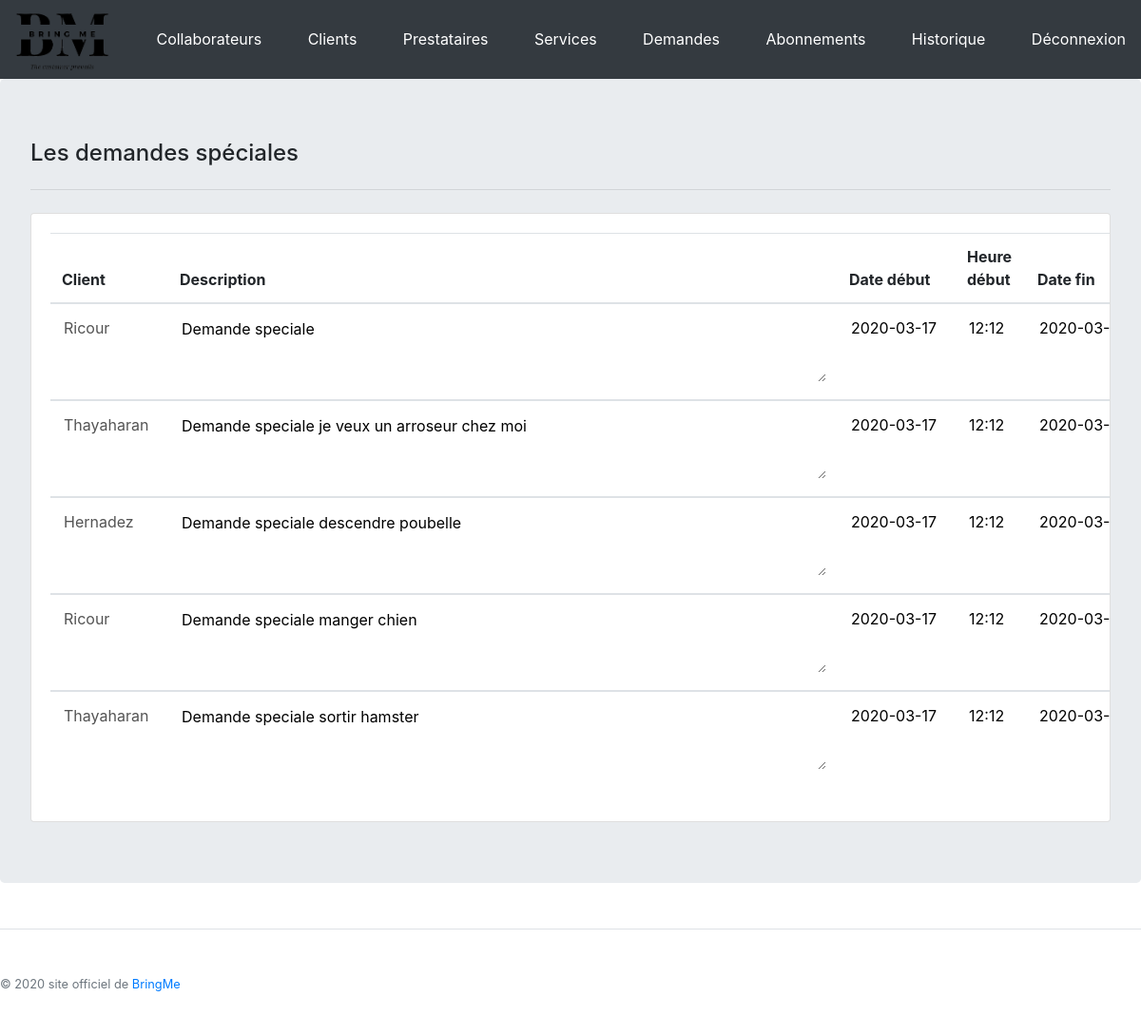
/back/request.php (signed in), run on the app's committed database.
### tables this page shows
CREATE TABLE IF NOT EXISTS `DELIVERY` (
  `idDelivery` INT AUTO_INCREMENT,
  `deliveryDateStart` DATE,
  `deliveryDateEnd` DATE,
  `deliveryHourStart` TIME,
  `deliveryState` INT,
  `deliveryRate` INT,
  `idService` INT,
  `idProvider` INT,
  `idBill` INT,
  `deliveryHourEnd` TIME,
  PRIMARY KEY (`idDelivery`),
  INDEX `PROVISION_SERVICE_FK` (`idService` ASC),
  INDEX `PROVISION_PROVIDER_FK` (`idProvider` ASC),
  INDEX `PROVISION_BILL_FK` (`idBill` ASC),
  CONSTRAINT `PROVISION_SERVICE_FK`
    FOREIGN KEY (`idService`)
    REFERENCES `SERVICE` (`idService`)
    ON DELETE CASCADE,
  CONSTRAINT `PROVISION_PROVIDER_FK`
    FOREIGN KEY (`idProvider`)
    REFERENCES `PROVIDER` (`idProvider`)
    ON DELETE CASCADE,
  CONSTRAINT `PROVISION_BILL_FK`
    FOREIGN KEY (`idBill`)
    REFERENCES `BILL` (`idBill`)
    ON DELETE CASCADE);

CREATE TABLE IF NOT EXISTS `USER` (
  `idUser` INT AUTO_INCREMENT,
  `userEmail` VARCHAR(50) NOT NULL,
  `userPassword` VARCHAR(255) NOT NULL,
  `userFirstName` VARCHAR(50),
  `userLastName` VARCHAR(50),
  `userBirth` DATE,
  `userAddress` VARCHAR(250),
  `userIdCity` INT,
  `userPhone` VARCHAR(20),
  `userPrivilege` INT,
  `userIp` VARCHAR(50),
  `userAgent` VARCHAR(500),
  `userAnnulation` INT,
  `state` TINYINT(1),
  `idSubscription` INT,
  `subStart` DATE,
  `subEnd` DATE,
  `subHourLeft` FLOAT,
  `userGuid` char(36),
  PRIMARY KEY (`idUser`),
  INDEX `fk_USER_SUBSCRIPTION1_idx` (`idSubscription` ASC),
  CONSTRAINT `fk_USER_SUBSCRIPTION1`
    FOREIGN KEY (`idSubscription`)
    REFERENCES `SUBSCRIPTION` (`idSub`)
    ON DELETE NO ACTION
    ON UPDATE NO ACTION,
  INDEX `USER_CITY_FK` (`userIdCity` ASC),
  CONSTRAINT `USER_CITY_FK`
      FOREIGN KEY (`userIdCity`)
      REFERENCES `CITY` (`idCity`)
      ON DELETE CASCADE);

CREATE TABLE IF NOT EXISTS `BILL` (
  `idBill` INT AUTO_INCREMENT,
  `idUser` INT,
  `billDate` DATE,
  `billDescription` VARCHAR(250),
  `billPrice` FLOAT,
  `billState` INT,
  `billStripeId` VARCHAR(250),
  PRIMARY KEY (`idBill`),
  INDEX `BILL_USER_FK` (`idUser` ASC),
  CONSTRAINT `BILL_USER_FK`
    FOREIGN KEY (`idUser`)
    REFERENCES `USER` (`idUser`)
    ON DELETE CASCADE);

### back/request.php (the view, shortened to what this page needs)
<?php include('../include/config.php');
$query = $pdo->prepare('SELECT * FROM DELIVERY INNER JOIN BILL on BILL.idBill = DELIVERY.idBILL INNER JOIN USER on USER.idUser = BILL.idUser WHERE DELIVERY.deliveryState = 2');
$query->execute();
$resultats = $query->fetchAll();
?>
<!DOCTYPE html>
<html>
<head>
  <link rel="stylesheet" href="../css/bootstrap.min.css">
  <link rel="stylesheet" href="../css/inscription.css">
</head>
<body>
<?php
  include('include/headerBack.php');
?>
<div class="jumbotron table-responsive-xl">
        <h4>Les demandes spéciales</h4>
        <hr class="my-4">
<div class="accordion" id="accordionExample">
  <div class="card">
    <div id="collapseOne" class="collapse show" aria-labelledby="headingOne" data-parent="#accordionExample">
      <div class="card-body">
        <table class="table table-hover">
            <thead>
              <tr>
                    <th scope="col">Client</th>
                    <th scope="col">Description</th>
                    <th scope="col">Date début</th>
                    <th scope="col">Heure début</th>
                    <th scope="col">Date fin</th>
              </tr>
            </thead>
          <?php
              foreach ($resultats as $demande) { ?>
                <tbody>
                  <tr>
                    <form action="PHP/requestValidation.php" method="POST">
                         <td>
                            <input type="text" class="inputRequest" name="user" value="<?php echo $demande['userLastName']; ?>" disabled>
                         </td>
                        <td>
                            <textarea id="descRequest" type="text" name="description" ><?php echo $demande['billDescription']; ?></textarea>
                        </td>
                        <td>
                            <input type="text" class="inputRequest" name="dateStart" value="<?php echo $demande['deliveryDateStart']; ?>">
                        </td>
                        <td>
                            <input type="text" class="inputTime" name="hourStart" value="<?php echo date("G:H",strtotime ($demande['deliveryHourStart'])); ?>">
                        </td>
                        <td>
                            <input type="text" class="inputRequest" name="dateEnd" value="<?php echo $demande['deliveryDateEnd']; ?>">
                        </td>
                    </form>
                  </tr>
                </tbody>
          <?php } ?>
        </table>
      </div>
    </div>
  </div>
</div>
</div>
  <?php include('../include/footer.php'); ?>
</body>
</html>

### css/back.css (style rules this page uses)
input { background-color:transparent; border: 0px solid; }
#descRequest { background-color:transparent; border: 0px solid; width: 680px; height: 70px; }
.inputRequest { width: 100px; }
.inputTime { width: 50px; }

### data on the page
delivery: user "Ricour", description "Demande speciale", dateStart "2020-03-17", hourStart "12:12", dateEnd "2020-03-17"
delivery: user "Thayaharan", description "Demande speciale je veux un arroseur chez moi", dateStart "2020-03-17", hourStart "12:12", dateEnd "2020-03-17"
delivery: user "Hernadez", description "Demande speciale descendre poubelle", dateStart "2020-03-17", hourStart "12:12", dateEnd "2020-03-17"
delivery: user "Ricour", description "Demande speciale manger chien", dateStart "2020-03-17", hourStart "12:12", dateEnd "2020-03-17"
delivery: user "Thayaharan", description "Demande speciale sortir hamster", dateStart "2020-03-17", hourStart "12:12", dateEnd "2020-03-17"
